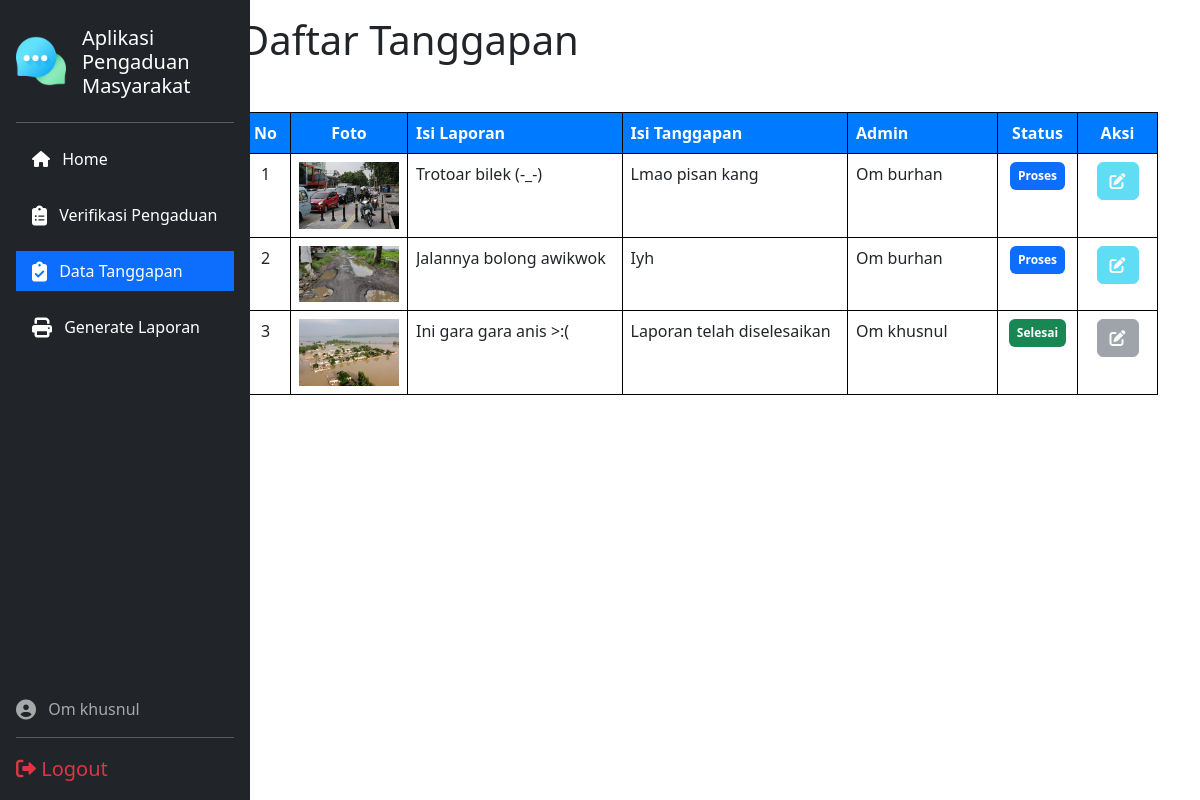
Screenshot of /admin/tanggapan.php (signed in) with the database file from the repository.
### tables this page shows
CREATE TABLE `pengaduan` (
  `id_pengaduan` int(11) NOT NULL,
  `tgl_pengaduan` date NOT NULL,
  `nik` char(16) NOT NULL,
  `isi_laporan` text NOT NULL,
  `foto` varchar(255) NOT NULL,
  `status` enum('0','proses','selesai','tolak') NOT NULL
);

CREATE TABLE `tanggapan` (
  `id_tanggapan` int(11) NOT NULL,
  `id_pengaduan` int(11) NOT NULL,
  `tgl_tanggapan` date NOT NULL,
  `tanggapan` text NOT NULL,
  `id_petugas` int(11) NOT NULL
);

CREATE TABLE `petugas` (
  `id_petugas` int(11) NOT NULL,
  `nama_petugas` varchar(35) NOT NULL,
  `username` varchar(25) NOT NULL,
  `password` varchar(255) NOT NULL,
  `telp` char(13) NOT NULL,
  `level` enum('admin','petugas') NOT NULL
);

### functions/query.php (called while the page is built, shortened)
<?php
$conn = mysqli_connect( "localhost", "root", "", "pengaduan_masyarakat" );
function query( $query ) {
    global $conn;
    $result = mysqli_query( $conn, $query );
    $rows = [];
    while ( $row = mysqli_fetch_assoc( $result ) ) {
        $rows[] = $row;
    }
    return $rows;
}

### admin/tanggapan.php (the view, shortened to what this page needs)
<?php
include '../assets/template/header.php';
include '../assets/template/sidebarad.php';
include '../functions/query.php';
$getData = query( "SELECT pengaduan.*, masyarakat.nama, masyarakat.telp, tanggapan.*, petugas.*
                FROM pengaduan INNER JOIN masyarakat ON masyarakat.nik = pengaduan.nik
                LEFT JOIN tanggapan ON tanggapan.id_pengaduan = pengaduan.id_pengaduan
                LEFT JOIN petugas ON petugas.id_petugas = tanggapan.id_petugas
                WHERE status = 'proses' OR status = 'selesai' ORDER BY status ASC, tgl_pengaduan DESC" );
?>
<div class="container mt-3" style="padding-left: 210px;">
    <?php if ( $getData !== [] ): ?>
    <h1 class="mb-5">Daftar Tanggapan</h1>
    <table class="table table-hover table-bordered">
        <thead class="thead-primary">
            <tr>
                <th class="text-center" style="width: 50px;">No</th>
                <th class="text-center" style="width: 100px;">Foto</th>
                <th>Isi Laporan</th>
                <th>Isi Tanggapan</th>
                <th style=" width: 150px;">Admin</th>
                <th class="text-center" style="width: 80px;">Status</th>
                <th class="text-center" style="width: 80px;">Aksi</th>
            </tr>
        </thead>
        <tbody>
            <?php $no = 1;?>
            <?php foreach ( $getData as $row ): ?>
            <tr>
                <td class="text-center"><?=$no;?></td>
                <td class="text-center">
                    <img src="../assets/img/upload/<?=$row["foto"]?>" alt="" width="100px">
                </td>
                <td data-bs-toggle="modal" data-bs-target="#modalDetail<?=$row['id_pengaduan'];?>"
                    style="cursor: pointer;" title="Detai pengaduan">
                    <p class="d-inline-block text-truncate" style="max-width: 200px;"><?=$row["isi_laporan"]?>
                    </p>
                </td>
                <td data-bs-toggle="modal" data-bs-target="#modalDetailTanggapan<?=$row['id_tanggapan'];?>"
                    style="cursor: pointer;" title="Detail tanggapan">
                    <p class="d-inline-block text-truncate" style="max-width: 300px;"><?=$row["tanggapan"]?>
                    </p>
                </td>
                <td><?=$row['nama_petugas'];?></td>
                <td class="text-center">
                    <?php if ( $row['status'] == '0' ) {?>
                    <span class="badge bg-warning p-2">Menunggu</span>
                    <?php } else if ( $row['status'] == 'proses' ) {?>
                    <span class="badge bg-primary p-2">Proses</span>
                    <?php } else {?>
                    <span class="badge bg-success p-2">Selesai</span>
                    <?php }?>
                </td>
                <td class="text-center">
                    <?php if ( $row['status'] === 'selesai' ): ?>
                    <a class="btn btn-secondary text-light disabled" data-bs-toggle="modal"
                        data-bs-target="#modalVerif<?=$row['id_pengaduan'];?>">
                        <i class="fa fa-edit"></i>
                    </a>
                    <?php else: ?>
                    <a class="btn btn-info text-light <?=$row['id_petugas'] !== $_SESSION['id_petugas'] ? 'disabled' : ''?>"
                        data-bs-toggle="modal" data-bs-target="#modalTanggap<?=$row['id_pengaduan'];?>">
                        <i class="fa fa-edit"></i>
                    </a>
                    <?php endif;?>
                </td>
            </tr>
            <?php $no++;?>
            <?php endforeach;?>
        </tbody>
    </table>
    <?php endif;?>
</div>
</div>
<?php
include '../assets/template/footer.php';
?>

### assets/css/custom.css (style rules this page uses)
* { margin: 0; padding: 0; box-sizing: border-box; }
.thead-primary { background-color: #007bff; color: white; }
.table-bordered { border-color: black; }

### rows the page displays
pengaduan: foto (picture), isi_laporan "Trotoar bilek (-_-)", tanggapan.tanggapan "Lmao pisan kang", petugas.nama_petugas "Om burhan", status "Proses"
pengaduan: foto (picture), isi_laporan "Jalannya bolong awikwok", tanggapan.tanggapan "Iyh", petugas.nama_petugas "Om burhan", status "Proses"
pengaduan: foto (picture), isi_laporan "Ini gara gara anis >:(", tanggapan.tanggapan "Laporan telah diselesaikan", petugas.nama_petugas "Om khusnul", status "Selesai"

### other values shown
$_SESSION['nama_petugas'] "Om khusnul"
